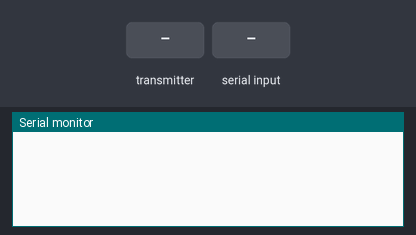
Bench run of a sketch on a simulated ESP32. Parts: the last lines printed to the serial monitor. Inputs (shaded band) come from the test bench.

Above: at 1.2 s.
1.3 s: the transmitter starts sending userName = 0
At 1.61 s:
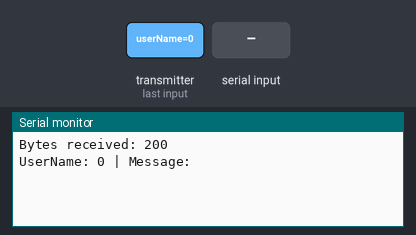
2.8 s: "1" received over Serial
At 4.11 s:
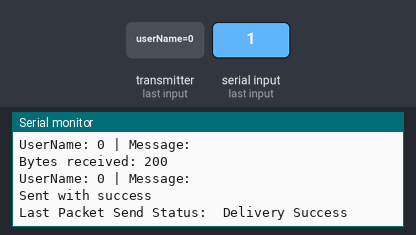
5.3 s: the transmitter starts sending message = 0
At 5.61 s:
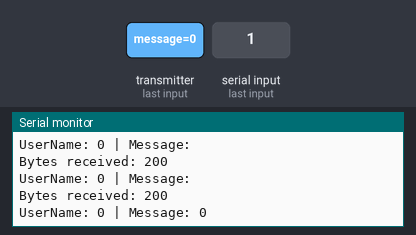
6.8 s: the transmitter starts sending message = 1
At 7.11 s:
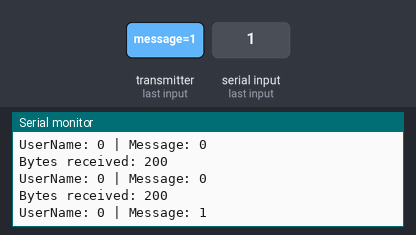

Measured:
- after the input at 1.3 s, the serial monitor: prints a new line at once (image 1)
- after the input at 2.8 s, the serial monitor: prints a new line after 1.0 s (image 2)
- after the input at 5.3 s, the serial monitor: prints a new line at once (image 3)
- after the input at 6.8 s, the serial monitor: prints a new line at once (image 4)

The sketch:

ESPNOW.ino
```cpp
#include <esp_now.h>
#include <WiFi.h>

// REPLACE WITH THE MAC Address of your receiver
uint8_t broadcastAddress[] = {0xFF, 0xFF, 0xFF, 0xFF, 0xFF, 0xFF};

//Structure example to send data
//Must match the receiver structure
typedef struct struct_message {
    char userName[ 50 ];
    char message[ 150 ] = "";
} struct_message;

// Create a struct_message called BME280Readings to hold sensor readings
struct_message incomingMessage;

// Create a struct_message to hold incoming sensor readings
struct_message sendedMessage;

esp_now_peer_info_t peerInfo;

// Callback when data is sent
void OnDataSent(const uint8_t *mac_addr, esp_now_send_status_t status) {
  Serial.print("\r\nLast Packet Send Status:\t");
  Serial.println(status == ESP_NOW_SEND_SUCCESS ? "Delivery Success" : "Delivery Fail");
}

// Callback when data is received
void OnDataRecv(const uint8_t * mac, const uint8_t *incomingData, int len) {
  memcpy(&incomingMessage, incomingData, len);
  Serial.print("Bytes received: ");
  Serial.println(len);
  Serial.print( "UserName: " );
  Serial.print( incomingMessage.userName );
  Serial.print( " | " );
  Serial.print( "Message: " );
  Serial.println( incomingMessage.message );
  Serial.println();
}

void setup() {
  // Init Serial Monitor
  Serial.begin(115200);

  // Set device as a Wi-Fi Station
  WiFi.mode(WIFI_STA);

  // Init ESP-NOW
  if (esp_now_init() != ESP_OK) {
    Serial.println("Error initializing ESP-NOW");
    return;
  }

  // Once ESPNow is successfully Init, we will register for Send CB to
  // get the status of Trasnmitted packet
  esp_now_register_send_cb(OnDataSent);

  // Register peer
  memcpy(peerInfo.peer_addr, broadcastAddress, 6);
  peerInfo.channel = 0;
  peerInfo.encrypt = false;

  // Add peer
  if (esp_now_add_peer(&peerInfo) != ESP_OK){
    Serial.println("Failed to add peer");
    return;
  }
  // Register for a callback function that will be called when data is received
  esp_now_register_recv_cb(esp_now_recv_cb_t(OnDataRecv));

  strcpy( sendedMessage.userName, "Ksawery" );


}

void loop() {

  while( Serial.available() > 0 )
  {
      String serialText = Serial.readString();
      strcpy( sendedMessage.message, serialText.c_str() );

      // Send message via ESP-NOW
      esp_err_t result = esp_now_send(broadcastAddress, (uint8_t *) &sendedMessage, sizeof(sendedMessage));

      if (result == ESP_OK) {
        Serial.println("Sent with success");
      }
      else {
        Serial.println("Error sending the data");
      }
  }

  // // Fill screen with grey so we can see the effect of printing with and without
  // // a background colour defined
  // tft.fillScreen(TFT_GREY);

  // // Set "cursor" at top left corner of display (0,0) and select font 2
  // // (cursor will move to next line automatically during printing with 'tft.println'
  // //  or stay on the line is there is room for the text with tft.print)
  // tft.setCursor(0, 0, 2);
  // // Set the font colour to be white with a black background, set text size multiplier to 1
  // tft.setTextColor(TFT_WHITE,TFT_BLACK);  tft.setTextSize(1);
  // // We can now plot text on screen using the "print" class
  // tft.println("Hello World!");

  // // Set the font colour to be yellow with no background, set to font 7
  // tft.setTextColor(TFT_YELLOW); tft.setTextFont(7);
  // tft.println(1234.56);

  // // Set the font colour to be red with black background, set to font 4
  // tft.setTextColor(TFT_RED,TFT_BLACK);    tft.setTextFont(4);
  // //tft.println(3735928559L, HEX); // Should print DEADBEEF

  // // Set the font colour to be green with black background, set to font 4
  // tft.setTextColor(TFT_GREEN,TFT_BLACK);
  // tft.setTextFont(4);
  // tft.println("Groop");
  // tft.println("I implore thee,");

  // // Change to font 2
  // tft.setTextFont(2);
  // tft.println("my foonting turlingdromes.");
  // tft.println("And hooptiously drangle me");
  // tft.println("with crinkly bindlewurdles,");
  // // This next line is deliberately made too long for the display width to test
  // // automatic text wrapping onto the next line
  // tft.println("Or I will rend thee in the gobberwarts with my blurglecruncheon, see if I don't!");

  // // Test some print formatting functions
  // float fnumber = 123.45;
  //  // Set the font colour to be blue with no background, set to font 4
  // tft.setTextColor(TFT_BLUE);    tft.setTextFont(4);
  // tft.print("Float = "); tft.println(fnumber);           // Print floating point number
  // tft.print("Binary = "); tft.println((int)fnumber, BIN); // Print as integer value in binary
  // tft.print("Hexadecimal = "); tft.println((int)fnumber, HEX); // Print as integer number in Hexadecimal


}
```
